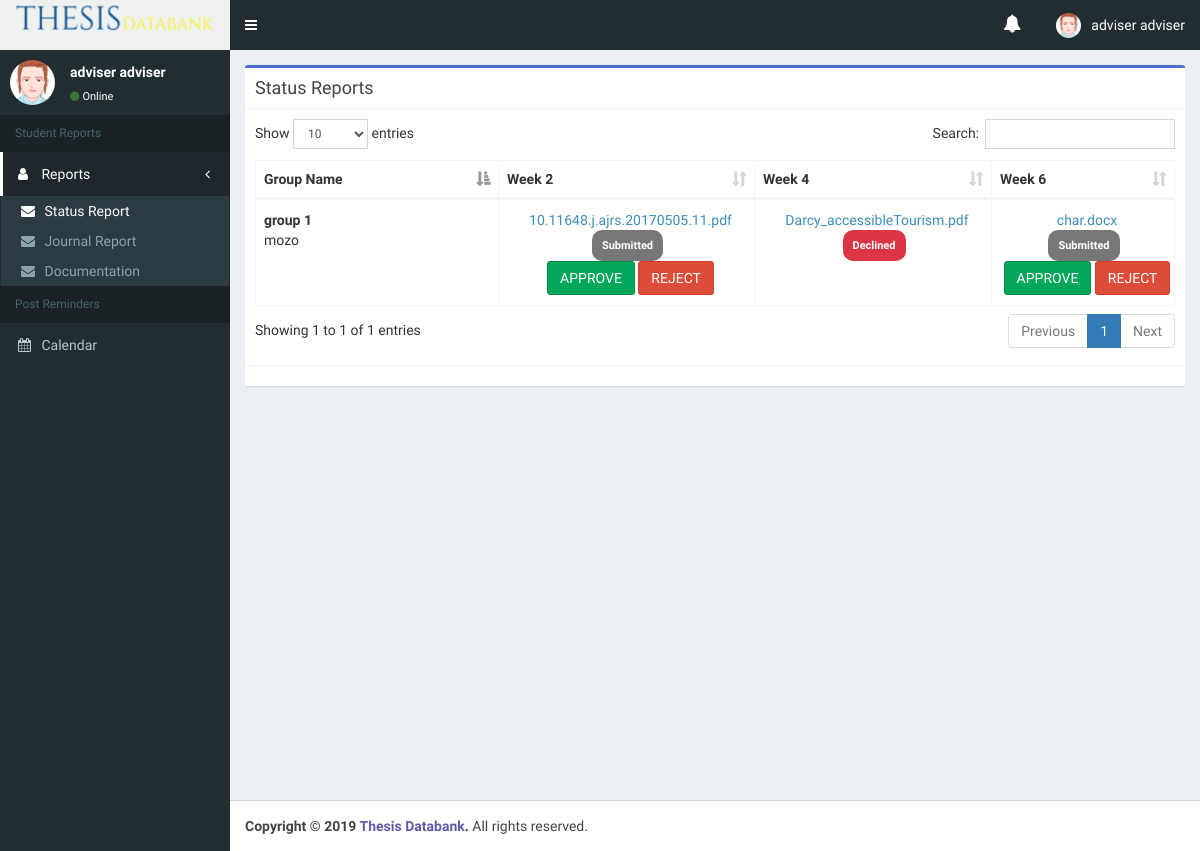
Page /adviser/statusreport.php (signed in) on the earlier database version.
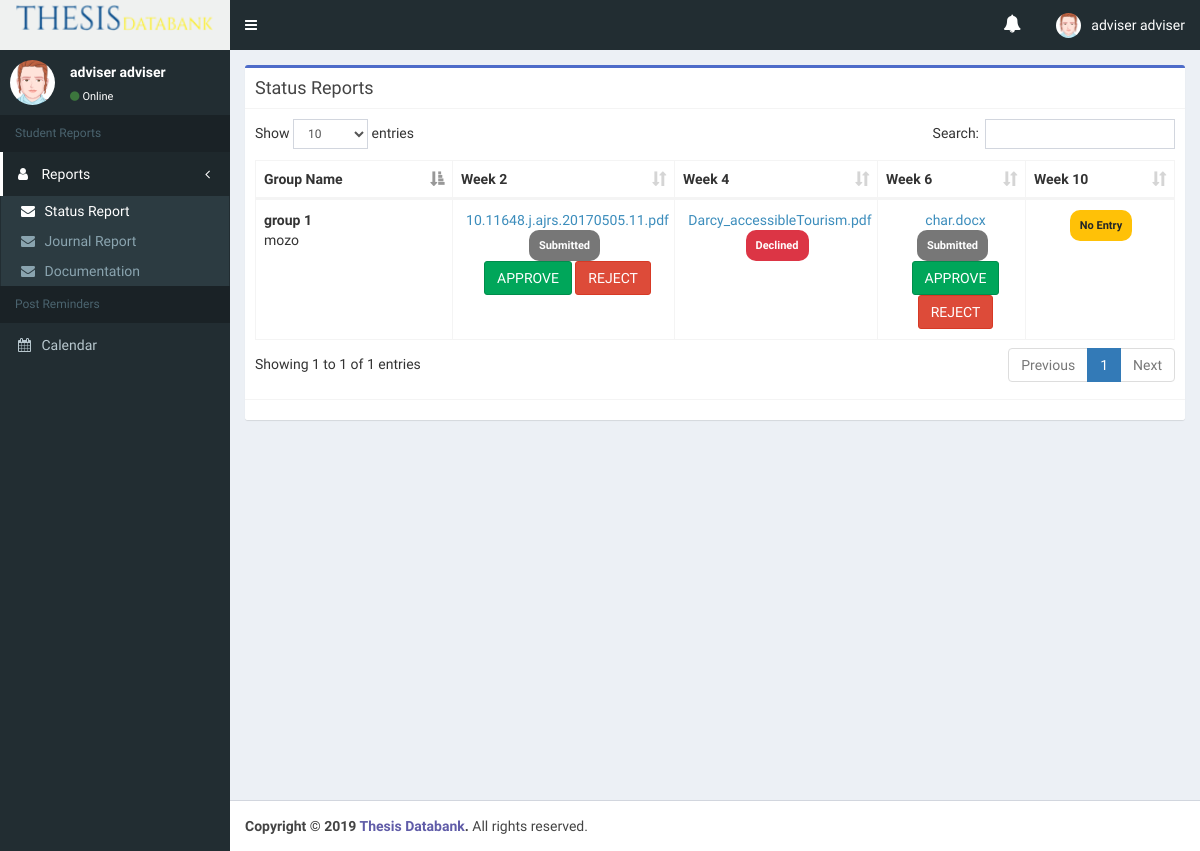
Same page on the later database version.
### tables this page shows
CREATE TABLE `events` (
  `id` int(11) NOT NULL,
  `title` varchar(255) NOT NULL,
  `sem` int(11) NOT NULL,
  `event_type` int(11) NOT NULL,
  `course` int(11) NOT NULL,
  `Description` varchar(255) NOT NULL,
  `start` datetime NOT NULL,
  `end` datetime NOT NULL,
  `user_id` int(11) NOT NULL,
  `backgroundColor` varchar(255) NOT NULL
);

CREATE TABLE `groups` (
  `id` int(11) NOT NULL,
  `adviser` int(11) NOT NULL,
  `sem` int(11) NOT NULL,
  `program` tinyint(1) NOT NULL,
  `name` varchar(255) NOT NULL
);

CREATE TABLE `group_members` (
  `id` int(11) NOT NULL,
  `group_id` int(11) NOT NULL,
  `user_id` int(11) NOT NULL
);

CREATE TABLE `users` (
  `id` int(11) NOT NULL,
  `role` tinyint(1) NOT NULL,
  `program` tinyint(1) NOT NULL,
  `sem` int(11) NOT NULL COMMENT 'semester of user',
  `firstname` varchar(50) NOT NULL,
  `lastname` varchar(50) NOT NULL,
  `username` varchar(20) NOT NULL,
  `password` varchar(255) NOT NULL,
  `status` tinyint(1) NOT NULL,
  `date_created` datetime NOT NULL
);

CREATE TABLE `report` (
  `id` int(11) NOT NULL,
  `group_id` int(11) NOT NULL,
  `event_id` int(11) NOT NULL,
  `sem_id` int(11) NOT NULL,
  `report_type` int(11) NOT NULL,
  `report_filename` varchar(255) NOT NULL,
  `report_title` varchar(255) NOT NULL,
  `status` int(1) NOT NULL,
  `date_created` datetime NOT NULL
);

### adviser/statusreport.php (the view, shortened to what the changed rows need)
<?php
	include("../config/connectdb.php");
    $sem = $_SESSION['sem'];
    $uid = $_SESSION['uid'];
    $course = $_SESSION['branchid'];
?>
<!DOCTYPE html>
<html>
    <head>
        <link rel="stylesheet" href="../css/bootstrap/bootstrap.min.css">
        <link rel="stylesheet" href="../css/font-awesome/font-awesome.min.css">
        <link rel="stylesheet" href="../css/sweetalert/sweetalert.css">
        <link rel="stylesheet" href="../template/bower_components/datatables.net-bs/css/dataTables.bootstrap.min.css">
        <link rel="stylesheet" href="../template/dist/css/AdminLTE.min.css">
        <link rel="stylesheet" href="../template/dist/css/skins/skin-green.min.css">
        <link rel="stylesheet" href="css/main-admin.css">
        <link rel="stylesheet" href="css/validation.css">
    </head>
    <body class="hold-transition skin-green sidebar-mini fixed">
        <div class="wrapper">
            <div class="content-wrapper">
                <section class="content">
                <div class="row">
                        <div class = "col-md-12">
                            <div class="box box-info border-blue">
                                <div class="box-body">
                                    <table id="tblSreport" class="table table-bordered table-hover table-custom">
                                        <thead>
                                            <tr>
                                                <th width="20%">Group Name</th>
                                                <?php
                                                    $sqlEvents = "select * from events where sem = $sem AND event_type = 2 AND course = $course AND Description = 'Status Report' ORDER BY start ASC";
                                                    $res = mysqli_query($con, $sqlEvents);
                                                    while($row = mysqli_fetch_assoc($res)){
                                                        echo '<th width="15%">'.$row['title'].'</th>';
                                                    }
                                                ?>
                                            </tr>
                                        </thead>
                                        <?php
                                            $branchid = $_SESSION['branchid'];
                                            $query ="SELECT g.id as group_id, g.name as group_name, g.adviser as adviser_id, g.program as branch_id, sr.report_filename, sr.date_created, sr.report_type, u.firstname, u.lastname from groups g left join report sr on g.id = sr.group_id left join users u on u.id = g.adviser where g.program = $branchid AND g.adviser = $uid group by g.name";
                                            $result = mysqli_query($con, $query);
                                            while($row = mysqli_fetch_array($result))
                                            {
                                               echo '<tr>';
                                               echo    '<td> <b>'.$row["group_name"].'</b>';
                                                    $gmembers ="SELECT g.group_id, g.user_id, u.lastname FROM group_members g left join users u on g.user_id = u.id WHERE group_id = ".$row['group_id']."";
                                                    $gresult = mysqli_query($con, $gmembers);
                                                    while($grow = mysqli_fetch_array($gresult))
                                                    {
                                                        echo '<br>'. $grow['lastname'];
                                                    }
                                               echo    '</td>';
                                                  $events ="SELECT * FROM events WHERE sem = $sem AND course = $course AND event_type = 2 AND Description = 'Status Report' AND user_id = $uid ORDER BY start ASC";
                                                    $eresult = mysqli_query($con, $events);
                                                    while($erow = mysqli_fetch_array($eresult))
                                                    {
                                                        echo '<td style="text-align:center">';
                                                        $reportCheck = "SELECT * FROM report WHERE group_id = ".$row['group_id']." AND event_id = ".$erow['id']." AND report_type = 1";
                                                        $rresult = mysqli_query($con, $reportCheck);
                                                        if(mysqli_num_rows($rresult) > 0) {
                                                            while($rrow = mysqli_fetch_array($rresult))
                                                            {
                                                                echo '<a href="../student/'.$rrow['report_filename'].'" title="Click to Download">'.str_replace("testupload/","", $rrow['report_filename']).'</a><br>';
                                                                if($rrow['status'] == 1) {
                                                                    echo '<span class="badge badge-dark" style="padding:10px; font-size:11px!important;">Submitted</span>';
                                                                    echo '<br>';
                                                                    echo '<a width="10%" class="btn btn-success" href="php/update_status.php?id='.$rrow["id"].'&pageid=1&action=a">APPROVE</a>  <a class="btn btn-danger" href="php/update_status.php?id='.$rrow["id"].'&pageid=1&action=r">REJECT</a>';
                                                                }else if($rrow['status'] == 2) {
                                                                    echo '<span class="badge badge-success" style="padding:10px; font-size:11px!important;color:#fff;background-color: #dc3545"">Declined</span>';
                                                                }else if($rrow['status'] == 3) {
                                                                    echo '<span class="badge badge-success" style="padding:10px; font-size:11px!important;color:#fff;background-color: #28a745"">Approved</span>';
                                                                }else if($v['status'] == 4) {
                                                                    echo '<span class="badge badge-success" style="padding:10px; font-size:11px!important;color:#fff;background-color: #28a745"">Approved</span>';
                                                                }else if($v['status'] == 5) {
                                                                    echo '<span class="badge badge-success" style="padding:10px; font-size:11px!important;color:#fff;background-color: #28a745"">Approved</span>';
                                                                }else if($v['status'] == 6) {
                                                                    echo '<span class="badge badge-success" style="padding:10px; font-size:11px!important;color:#fff;background-color: #28a745"">Approved</span>';
                                                                }else {
                                                                    echo '<span class="badge badge-danger" style="padding:10px; font-size:11px!important;color:#212529;background-color: #ffc107">No Entry</span>';
                                                                }
                                                            }
                                                        }else {
                                                            echo '<span class="badge badge-danger" style="padding:10px; font-size:11px!important;color:#212529;background-color: #ffc107">No Entry</span>';
                                                        }
                                                        echo '</td>';
                                                    }
                                               echo '</tr>';
                                            }
                                        ?>
                                    </table>
                                </div>
                            </div>
                        </div>
                    </div>
                    </div>
            </div>
    </body>
</html>

Differences in the rows shown:
added events: title "Week 10", shows "No Entry"
